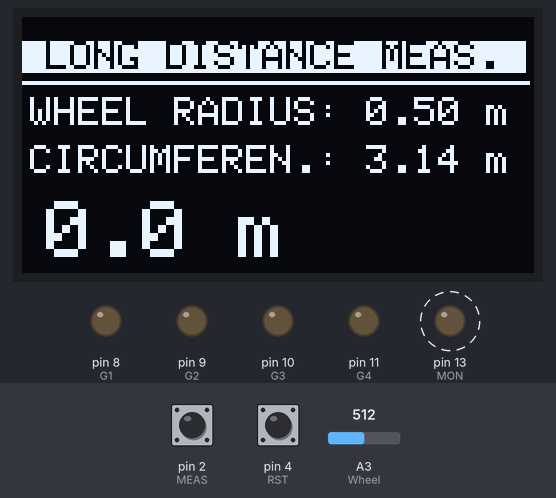
Simulated run of this sketch. Board: Arduino Uno, built with avr-gcc and run on an emulated ATmega328P. Parts: 128×64 one-colour display, output pins drawn as LEDs (lit = HIGH). Dashed ring = blinking. The inputs (shaded band) are chosen by the test bench; at power-on: A3 (Wheel) = 512, pin 2 (MEAS) HIGH, pin 4 (RST) HIGH.

Above: at 0.97 s.
1.3 s: A3 (Wheel) set to 716
At 1.46 s:
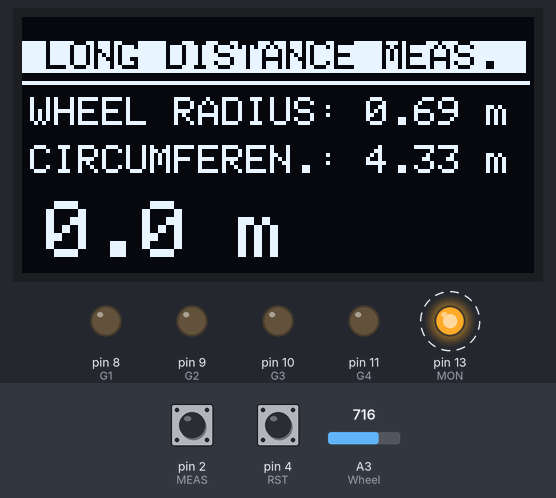
2.8 s: A3 (Wheel) set to 778
At 3.08 s:
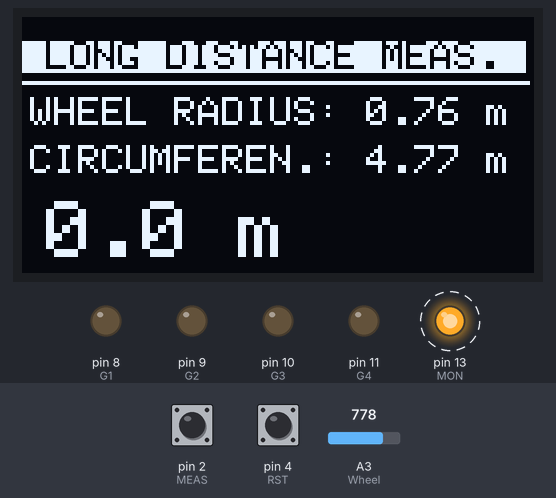
4.4 s: A3 (Wheel) set to 758
At 4.69 s:
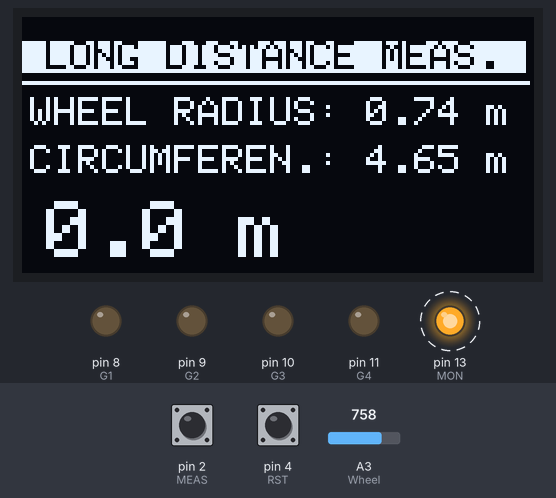
Timing chart, 0 to 12.0 s (numbered marks = the images above; inputs shaded):
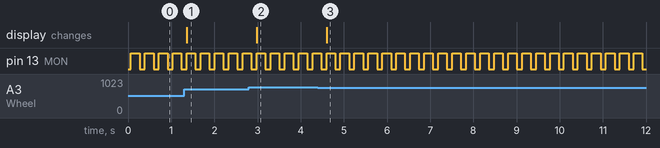

Measured:
- after the input at 1.3 s, the display: changes after 0.06 s (image 1)
- after the input at 2.8 s, the display: changes after 0.18 s (image 2)
- after the input at 4.4 s, the display: changes after 0.20 s (image 3)
- by itself, pin 13 (MON): alternates HIGH for 0.20 s and LOW for 0.12 s

The sketch:

LONG_DISTANCE_MEASUREMENT.ino
```cpp
#include <Wire.h>
#include <Adafruit_GFX.h>
#include <Adafruit_SSD1306.h>
#define SCREEN_WIDTH 128
#define SCREEN_HEIGHT 64
Adafruit_SSD1306 display(SCREEN_WIDTH, SCREEN_HEIGHT, &Wire, -1);
int MON=13;
int G1=8, G2=9, G3=10, G4=11;
int MEAS=2;
int RST=4;
int senV;
int dista=A1;            // ENCODER SENSOR
int Wheel=A3;            // RADIUS POTENTIOMETER
int v1, v2, v3, v4;
float radius=0;
float rota=0;
float ruedaR;
float circun;
float rueda4;
int state=HIGH;
int MEASv;

void setup()
{
  pinMode(MEAS, INPUT_PULLUP);
  pinMode(RST, INPUT_PULLUP);
  pinMode(MON, OUTPUT);
  pinMode(G1, OUTPUT); pinMode(G2, OUTPUT); pinMode(G3, OUTPUT); pinMode(G4, OUTPUT);
  if(!display.begin(SSD1306_SWITCHCAPVCC, 0x3C)) {for(;;);}   // Address 0x3C
  display.cp437(true);
  display.clearDisplay();
  attachInterrupt(digitalPinToInterrupt(MEAS), RUPTO, RISING); // Interruption
  MEASv=LOW;
}

void loop()
{
  FLA:
  if (MEASv==LOW)                          // ADJUSTMENT CALCULATION
  {
    senV=0;
    ruedaR=analogRead(Wheel);              // V. analog from encoder
    ruedaR=map(ruedaR, 0, 1023, 0, 100);   // Scale (0 to 100)
    radius=ruedaR/100;                     // radius
    circun=radius*2*3.14;                  // Circumference
    rueda4=circun/4;                       // Circumference /4
    OLED();
    digitalWrite(MON,HIGH); delay(200); digitalWrite(MON,LOW); delay(50);
    if(digitalRead(RST)==HIGH) {senV=0; rota=0; OLED();}       // RESET
    goto FLA;
  }
  do {senV=analogRead(dista); digitalWrite(G1,HIGH); v1=senV;}  // UP
  while (senV>0 && senV<224);     // RANGE
  digitalWrite(G1,LOW);           // LED
  if (v1>v4) rota=rota+rueda4;    // DIRECTION
  OLED();
  do {senV=analogRead(dista); digitalWrite(G2,HIGH); v2=senV;}  // LEFT
  while (senV>225 && senV<511);
  digitalWrite(G2,LOW);
  if (v2>v1) rota=rota+rueda4;
  OLED();
  do {senV=analogRead(dista); digitalWrite(G3,HIGH); v3=senV;}  // RIGHT
  while (senV>512 && senV<767);
  digitalWrite(G3,LOW);
  if (v3>v2) rota=rota+rueda4;
  OLED();
  do {senV=analogRead(dista); digitalWrite(G4,HIGH); v4=senV;}  // DOWN
  while (senV>768 && senV<1023);
  digitalWrite(G4,LOW);
  if (v3>v4) rota=rota+rueda4;
  OLED();
}

void OLED()
{
  display.clearDisplay();
  display.setTextSize(1);                 // Size 1
  display.setTextColor(BLACK, WHITE);     // White background
  display.setCursor(0, 6);
  display.print(" LONG DISTANCE MEAS. ");
  display.setTextColor(WHITE);
  display.drawLine(0,16,126,16,WHITE);    // LINE X,Y,WIDTH, Y FIN
  display.setCursor(2, 20);
  display.print("WHEEL RADIUS: ");
  display.print(radius);                  // Radius
  display.print(" m");
  display.setCursor(2, 32);
  display.print("CIRCUMFEREN.: ");
  display.print(circun);                 // Circumference
  display.print(" m");
  display.setTextSize(2);                // Size 2
  display.setCursor(6, 46);
  display.print(rota,1);                 // Distance
  display.print(" m");
  display.display();
}

void RUPTO()
{
 state=!state; if (state==LOW) MEASv=LOW; else MEASv=HIGH; // Interruption
}
```
